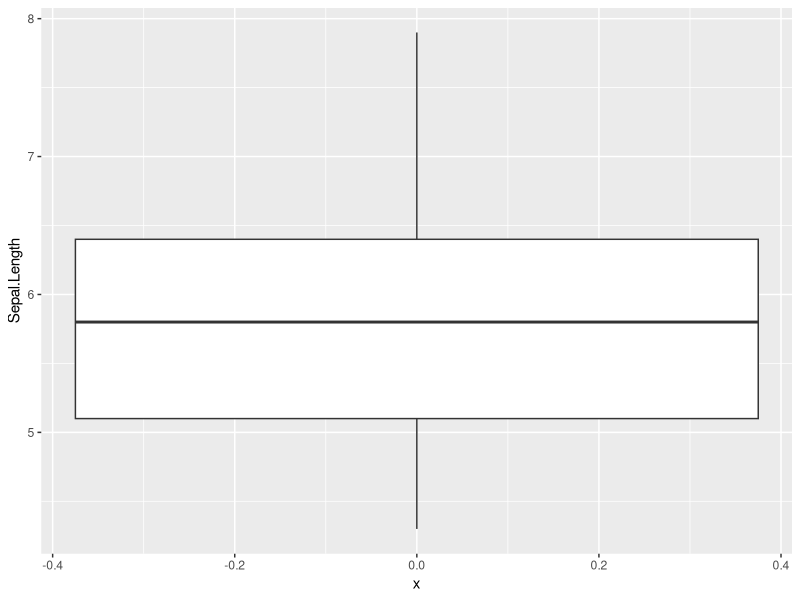
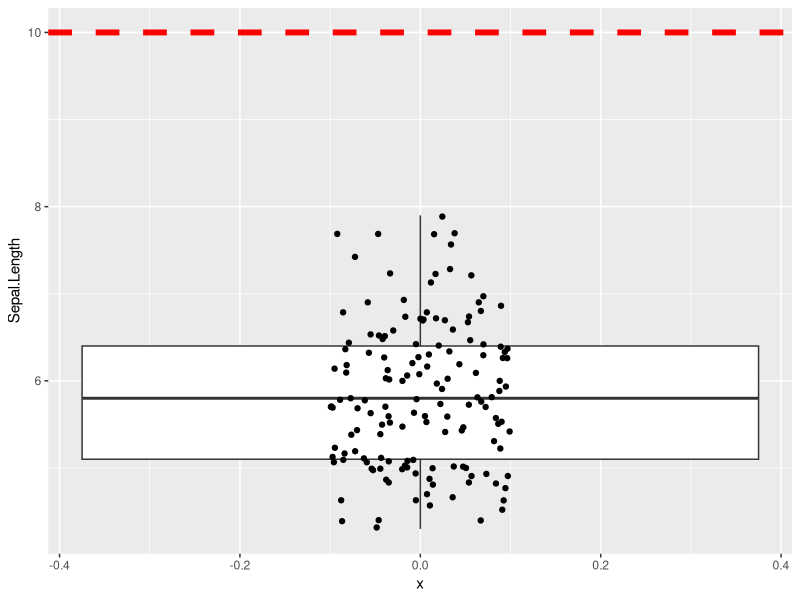
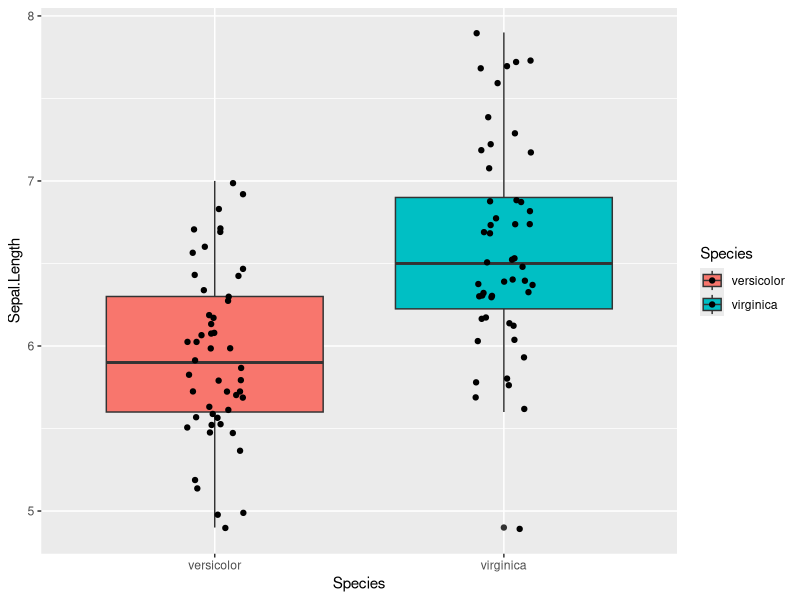
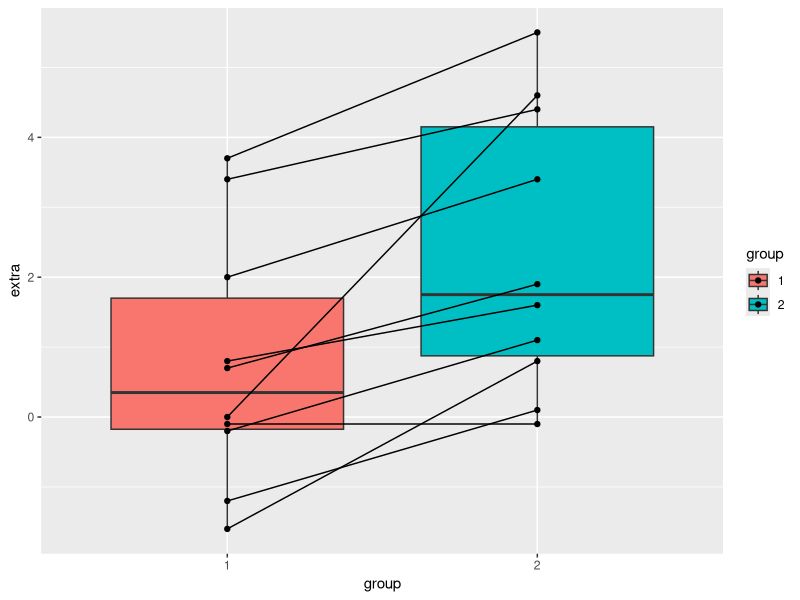
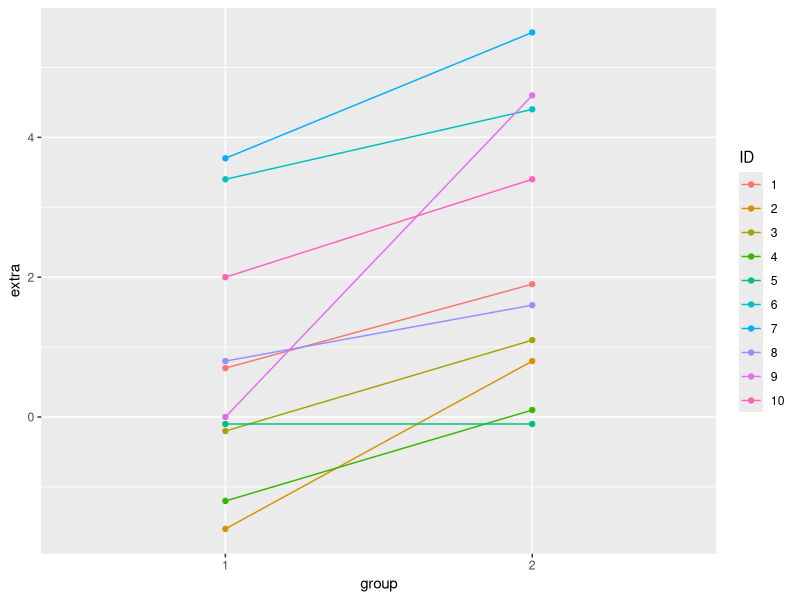
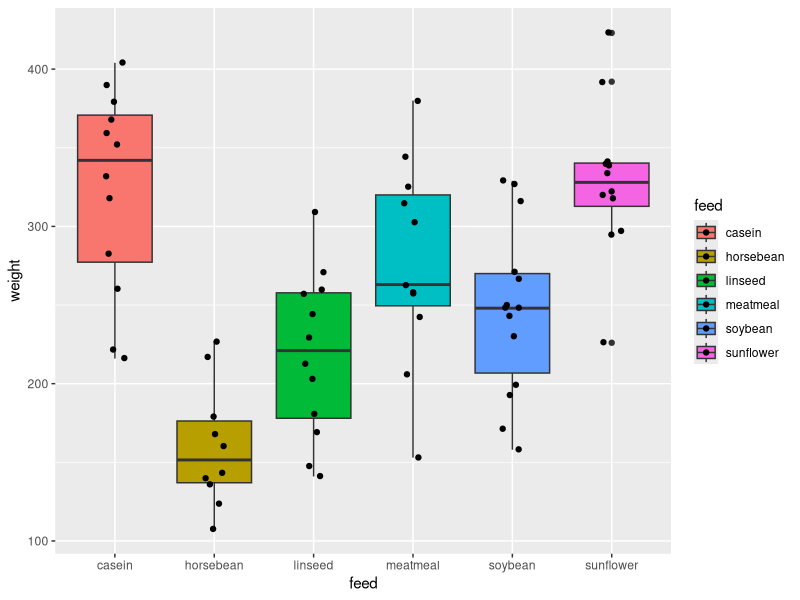
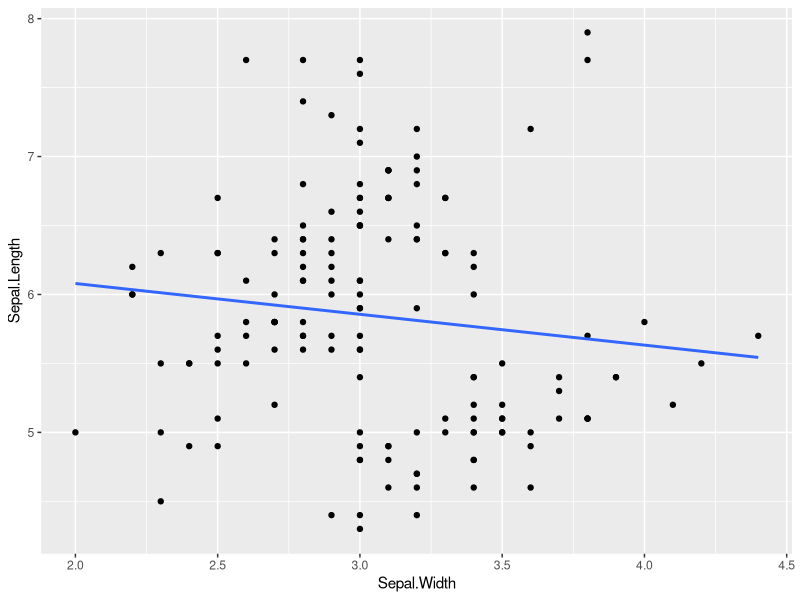
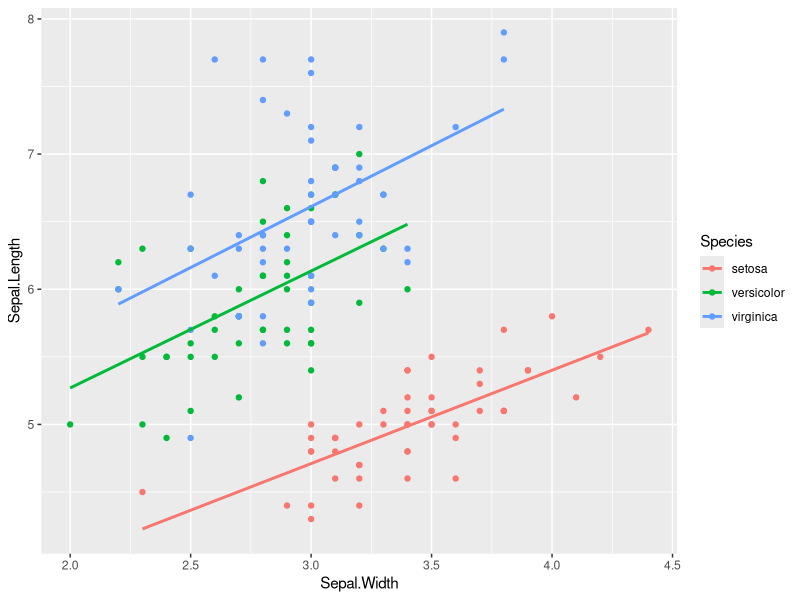

Source code (R) for these figures, in order:
## ---- chunk 1
# install.packages("tidyverse")
# install.packages("viridis")
# install.packages("broom")
## ---- chunk 2
# load libraries
library(tidyverse)
library(viridis)
library(broom)
## ---- chunk 3
iris$Sepal.Length

ggplot(iris, aes(x =0 ,y=Sepal.Length)) +
  geom_boxplot()
## ---- chunk 4
iris$Sepal.Length

mean(iris$Sepal.Length)

### significant result
t.test(iris$Sepal.Length, mu = 10)

### non-significant result
t.test(iris$Sepal.Length, mu = 5.8)
## ---- chunk 5
ggplot(iris, aes(x =0 , y=Sepal.Length)) +
  geom_boxplot() +
  geom_jitter(width = 0.1) +
  geom_hline(yintercept = 10, color='red', linewidth = 2, linetype = 'dashed')
## ---- chunk 6
t.test(iris$Sepal.Length, mu = 5)

# tidy()
# Gets the result of the test
t.test(iris$Sepal.Length, mu = 5) %>% tidy()

# glance()
# Gets the model parameters; frequently some of the columns will be the same as
# the ones you get with tidy(). With t.test() tidy() and glance() actually 
# return exactly the same results.
t.test(iris$Sepal.Length, mu = 5) %>% glance()
## ---- chunk 7
# How to pipe into t.test
iris %>% 
# filter out one species, because we can only test two groups
  filter(Species != 'setosa') %>%
# Syntax is numeric variable ~ grouping variable
# Need to use . when piping; this tells t.test() that the table is being piped in
  t.test(Sepal.Length ~ Species, data = .)

### with tidy()
iris %>% 
  filter(Species != 'setosa') %>%
  t.test(Sepal.Length ~ Species, data = .) %>%
  tidy()
## ---- chunk 8
iris %>% 
  filter(Species != 'setosa') %>% 
ggplot(aes(x = Species , y=Sepal.Length, fill = Species)) +
  geom_boxplot() +
  geom_jitter(width = 0.1)
## ---- chunk 9
vector_1 <- iris %>% 
  filter(Species=="versicolor") %>% 
  select(Sepal.Length)

vector_2 <- iris %>% 
  filter(Species=="virginica") %>% 
  select(Sepal.Length)

vector_1
vector_2
## ---- chunk 10
t.test(vector_1, vector_2)

t.test(Sepal.Length ~ Species, data = filter(iris, Species != 'setosa'))
## ---- chunk 11
# iris$Sepal.Length
# 
# iris$Species == "versicolor"
# 
# iris[iris$Species=="versicolor",]

iris[iris$Species=="versicolor",]$Sepal.Length

iris[iris$Species=="virginica",]$Sepal.Length
## ---- chunk 12
vector_1 <-  iris[iris$Species=="versicolor",]$Sepal.Length

vector_2 <-  iris[iris$Species=="virginica",]$Sepal.Length

vector_1

vector_2


t.test(vector_1, vector_2)
## ---- chunk 13
sleep %>% 
  ggplot(aes(x = group, y = extra, fill=group)) +
  geom_boxplot() +
  geom_point() +
  geom_line(aes(group = ID))

sleep %>% 
  ggplot(aes(x = group, y = extra, colour = ID)) +
  geom_point() +
  geom_line(aes(group = ID))
## ---- chunk 14
## Paired t-test
## The sleep data is actually paired, so could have been in wide format:
sleep_wide <- pivot_wider(sleep, names_from = group, values_from = "extra") #%>% 

sleep_wide <- sleep_wide %>% 
  rename(time_1 = "1",
         time_2 = "2")

sleep_wide
## ---- chunk 15
# on long data()
t.test(data = sleep, extra ~ group)

# wide data
t.test(sleep_wide$time_1, sleep_wide$time_2)
## ---- chunk 16
# wide data
t.test(sleep_wide$time_1, sleep_wide$time_2, paired = TRUE)
## ---- chunk 17
# wide data
t.test(Pair(time_1,time_2) ~ 1, data=sleep_wide)
## ---- chunk 18
# made up data
Elecorate <- data.frame(row.names = c("Democrat", "Independent", "Republican"),
                        male = c(484, 239, 477),
                        female = c(762, 327, 468))

Elecorate
## ---- chunk 19
Elecorate %>% chisq.test()

# Results
# H0: rejected
# H1: there is sig difference between gender in party affiliation
## ---- chunk 20
chisq.test(Elecorate) %>% tidy() 

chisq.test(Elecorate) %>% glance()

# chisq.test(Elecorate) %>% augment()
## ---- chunk 21
Elecorate

Elecorate2 <- Elecorate %>% t() %>% as.data.frame()
Elecorate2
## ---- chunk 22
Elecorate2 %>% chisq.test() %>% tidy()
## ---- chunk 23
chickwts
chickwts %>% distinct(feed)
## ---- chunk 24
aov(weight ~ feed, data = chickwts)

aov(weight ~ feed, data = chickwts) %>% summary()
## ---- chunk 25
aov(weight ~ feed, data = chickwts) %>% tidy()

# aov(weight ~ feed, data = chickwts) %>% glance()
# aov(weight ~ feed, data = chickwts) %>% augment()
## ---- chunk 26
aov(weight ~ feed, data = chickwts) %>% summary()
print('---')
aov(weight ~ feed, data = chickwts) %>% TukeyHSD()
## ---- chunk 27
chickwts %>% 
  ggplot(aes(feed, weight, fill = feed)) +
    geom_boxplot() +
    geom_jitter(width = 0.1)
## ---- chunk 28
aov(weight ~ feed, data = chickwts) %>% TukeyHSD() %>% tidy()

# aov(weight ~ feed, data = chickwts) %>% TukeyHSD() %>% glance()
# aov(weight ~ feed, data = chickwts) %>% TukeyHSD() %>% augment()
## ---- chunk 29
anova_chcken_feed <- aov(weight ~ feed, data = chickwts)

anova_chcken_feed %>% TukeyHSD() %>% tidy()
## ---- chunk 30
ggplot(iris, aes(x = Sepal.Width, y = Sepal.Length)) +
  geom_point() +
  geom_smooth(method = 'lm', se = F)
## ---- chunk 31
### y ~ x
lm(Sepal.Length ~ Sepal.Width, data = iris) %>% summary()

# lm(Sepal.Width ~ Sepal.Length, data = iris) %>% summary()
## ---- chunk 32
lm(Sepal.Length ~ Sepal.Width, data = iris) %>% tidy()

# lm(Sepal.Length ~ Sepal.Width, data = iris) %>% glance()
# lm(Sepal.Length ~ Sepal.Width, data = iris) %>% augment(iris)
## ---- chunk 33
ggplot(iris, aes(x = Sepal.Width, y = Sepal.Length, colour = Species)) +
  geom_point() +
  geom_smooth(method = 'lm', se = F)
## ---- chunk 34
### y ~ x
lm(Sepal.Length ~ Sepal.Width + Species, data = iris) %>% summary()
## ---- chunk 35
lm(Sepal.Length ~ Sepal.Width + Species, data = iris) %>% tidy()
